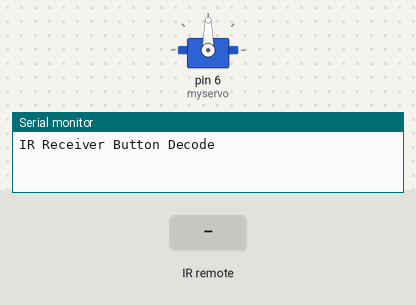
A sketch run on a simulated Arduino Uno, built with avr-gcc and run on an emulated ATmega328P. Shown: servo, the last lines printed to the serial monitor. The inputs (shaded band) are chosen by the test bench.

Above: at 1.2 s.
1.3 s: infrared code 0xFF22DD received
At 3.0 s:
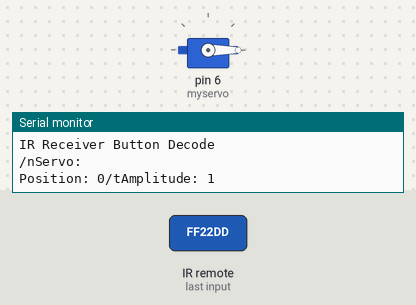
3.3 s: infrared code 0xFF02FD received
At 4.7 s:
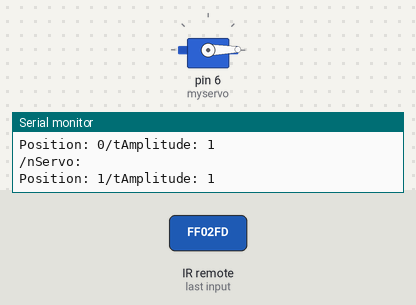
Timing chart, 0 to 6.3 s (numbered marks = the images above; inputs shaded):
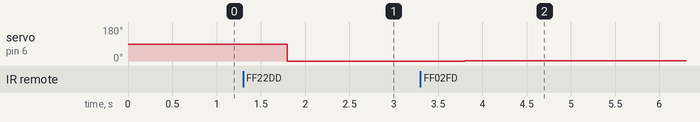

The sketch:

Servo_IR_Test.ino
```cpp
#include "IRremote.h"
#include <Servo.h>

IRrecv remote(5);  // create instance of 'remote'
                   // with signal pin of IR receiver to Arduino Digital PWM Pin 5
decode_results code; // create instance of 'decode_results'
Servo myservo;  // create servo object to control a servo

int pos = 0, amp = 1;

char translateIR() {  // takes action based on IR code received
  char message;

   switch (code.value) { // describing Remote IR codes
    case 0xFF22DD: message = '<'; break;
    case 0xFF02FD: message = '>'; break;
    case 0xFFE01F: message = '('; break;
    case 0xFFA857: message = ')'; break;
    case 0xFFFFFFFF: break;
    default: message = 'I';
  }

  delay(500); return message;
}

void irControl() {  // takes action based on IR code received
   switch (translateIR()) {
    case '<': if(pos > 0){ pos -= amp; } break;
    case '>': if(pos < 180){ pos += amp; } break;
    case '(': if(amp > 1){ amp--; } break;
    case ')': if(amp < 10){ amp++; } break;
    case 'I': Serial.println("Invalid Option");
  }

  myservo.write(pos);

  Serial.println("/nServo: ");
  Serial.print("Position: ");
  Serial.print(pos);
  Serial.print("/tAmplitude: ");
  Serial.println(amp);

  delay(500);
}

void setup() {
  Serial.begin(9600);
  Serial.println("IR Receiver Button Decode");
  remote.enableIRIn(); // Start the receiver
  myservo.attach(6);  // attaches the servo on pin 6 to the servo object
}

void loop() {
  if (remote.decode(&code)) { // have we received an IR signal?
    irControl();
    remote.resume(); // receive the next value
  }
}
```

Measured:
- after the input at 1.3 s, servo on pin 6 (myservo): 90° → 0° after 0.50 s
- after the input at 3.3 s, servo on pin 6 (myservo): 0° → 1° after 0.50 s
